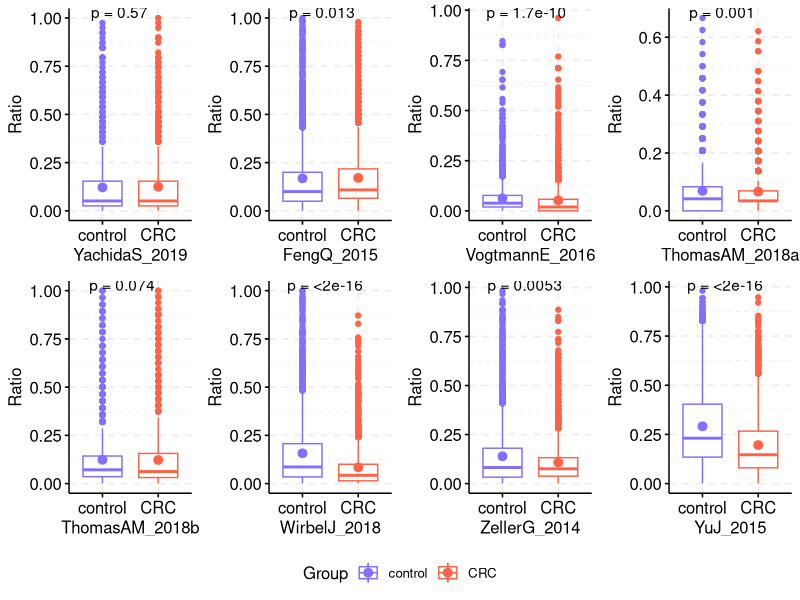

This figure's R source:
library(ggplot2)
library(dplyr)
require(gridExtra)
library(grid)
library(cowplot)
library(ggpubr)

df<-read.table("lachnospiraceae_each_cohort_ratio.csv", sep=",", header=TRUE)
# df<-filter(df, cohort!="YuJ_2015"& cohort!="WirbelJ_2018" & cohort!="FengQ_2015")
# df<-filter(df, cohort=="ZellerG_2014" )

pdf(file="lachnospiraceae_each_cohort.pdf", width=12, height=7, onefile=FALSE)


p1 <- ggboxplot(filter(df, cohort=="YachidaS_2019"), x = "Group", y = "Ratio",
                color = "Group", palette = c("slateblue1" , "tomato"), add="mean")+
  ylab("Ratio")+
  stat_compare_means(aes(group = Group), label = "p.format", method = "wilcox.test")+
  grids(linetype = "dashed")+
  xlab("YachidaS_2019")


p2 <- ggboxplot(filter(df, cohort=="FengQ_2015"), x = "Group", y = "Ratio",
                color = "Group", palette = c("slateblue1" , "tomato"), add="mean")+
  ylab("Ratio")+
  stat_compare_means(aes(group = Group), label = "p.format", method = "wilcox.test")+
  grids(linetype = "dashed")+
  xlab("FengQ_2015")

p3 <- ggboxplot(filter(df, cohort=="VogtmannE_2016"), x = "Group", y = "Ratio",
                color = "Group", palette = c("slateblue1" , "tomato"), add="mean")+
  ylab("Ratio")+
  stat_compare_means(aes(group = Group), label = "p.format", method = "wilcox.test")+
  grids(linetype = "dashed")+
  xlab("VogtmannE_2016")

p4 <- ggboxplot(filter(df, cohort=="ThomasAM_2018a"), x = "Group", y = "Ratio",
                color = "Group", palette = c("slateblue1" , "tomato"), add="mean")+
  ylab("Ratio")+
  stat_compare_means(aes(group = Group), label = "p.format", method = "wilcox.test")+
  grids(linetype = "dashed")+
  xlab("ThomasAM_2018a")


p5 <- ggboxplot(filter(df, cohort=="ThomasAM_2018b"), x = "Group", y = "Ratio",
                color = "Group", palette = c("slateblue1" , "tomato"), add="mean")+
  ylab("Ratio")+
  stat_compare_means(aes(group = Group), label = "p.format", method = "wilcox.test")+
  grids(linetype = "dashed")+
  xlab("ThomasAM_2018b")


p6 <- ggboxplot(filter(df, cohort=="WirbelJ_2018"), x = "Group", y = "Ratio",
                color = "Group", palette = c("slateblue1" , "tomato"), add="mean")+
  ylab("Ratio")+
  stat_compare_means(aes(group = Group), label = "p.format", method = "wilcox.test")+
  grids(linetype = "dashed")+
  xlab("WirbelJ_2018")


p7 <- ggboxplot(filter(df, cohort=="ZellerG_2014"), x = "Group", y = "Ratio",
                color = "Group", palette = c("slateblue1" , "tomato"), add="mean")+
  ylab("Ratio")+
  stat_compare_means(aes(group = Group), label = "p.format", method = "wilcox.test")+
  grids(linetype = "dashed")+
  xlab("ZellerG_2014")


p8 <- ggboxplot(filter(df, cohort=="YuJ_2015"), x = "Group", y = "Ratio",
                color = "Group", palette = c("slateblue1" , "tomato"), add="mean")+
  ylab("Ratio")+
  stat_compare_means(aes(group = Group), label = "p.format", method = "wilcox.test")+
  grids(linetype = "dashed")+
  xlab("YuJ_2015")


prow <- plot_grid(
  p1 + theme(legend.position="none"),
  p2 + theme(legend.position="none"),
  p3 + theme(legend.position="none"),
  p4 + theme(legend.position="none"),
  p5 + theme(legend.position="none"),
  p6 + theme(legend.position="none"),
  p7 + theme(legend.position="none"),
  p8 + theme(legend.position="none"),
  align = 'vh',
  hjust = -1,
  nrow = 2
)

legend <- get_legend(
  p1 +
    guides(color = guide_legend(nrow = 1)) +
    theme(legend.position = "bottom")
)
plot_grid(prow, legend, ncol = 1, rel_heights = c(1, .1))

dev.off()



# dat<-filter(df, Group=="CRC")
# crc_mean <- dat$Ratio
# mean(crc_mean)
# 
# dat<-filter(df, Group=="control")
# control_mean <- dat$Ratio
# mean(control_mean)
# 
# wilcox.test(crc_mean, control_mean)
